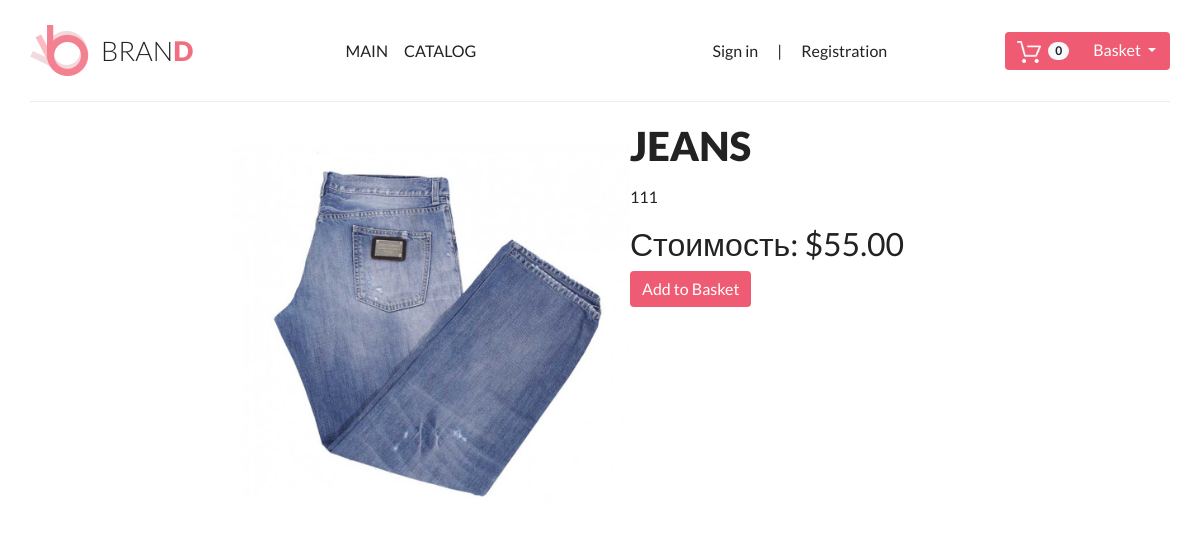
Page /product/card/?id=2 on the committed database.
### tables this page shows
CREATE TABLE `products` (
  `id` int(11) NOT NULL,
  `name` text NOT NULL,
  `description` text NOT NULL,
  `price` int(11) NOT NULL,
  `src` text NOT NULL
);

### engine/Autoload.php (called while the page is built, shortened)
<?php
class Autoload
{
    private $cut = ["app\\", "\\"];
    private $past = [DIR_ROOT . DS . ".." . DS, DS];
    public function loadClass($className) {
        $fileName = str_replace($this->cut, $this->past, $className) . ".php";
    }
}

### traits/TSingletone.php (called while the page is built, shortened)
<?php
trait TSingletone
{
    private static $instance = null;
    public static function getInstance() {
        if (is_null(static::$instance)) {
            static::$instance = new static();
        }
        return static::$instance;
    }
}

### engine/Request.php (called while the page is built, shortened)
<?php
class Request
{
    private $requestString;
    private $params;
    public function __construct()
    {
        $this->requestString = $_SERVER['REQUEST_URI'];
    }
    private function parseRequest() {
        $url = explode('/', $this->requestString);
        $this->params = $_REQUEST;
    }
    public function getParams()
    {
        return $this->params;
    }
}

### model/repositories/ProductRepository.php (called while the page is built, shortened)
<?php
class ProductRepository extends Repository
{
    public function getEntityClass() {
        return Products::class;
    }
    public function getTableName() {
        return 'products';
    }
}

### model/Repository.php (called while the page is built, shortened)
<?php
abstract class Repository
{
    protected $db;
    public function __construct() {
        $this->db = Db::getInstance();
    }
    public function getOne($id) {
        $tableName = $this->getTableName();
        $sql = "SELECT * FROM {$tableName} WHERE id = :id";
        return $this->db->queryObject($sql, ['id' => $id], $this->getEntityClass());
    }
}

### engine/Db.php (called while the page is built, shortened)
<?php
class Db
{
    private $config = [
        'driver' => 'mysql',
        'host' => 'localhost',
        'login' => 'root',
        'password' => '',
        'database' => 'shop',
        'charset' => 'utf8'
    ];
    private $connection = null;
    private function getConnection() {
        if (is_null($this->connection)) {
            $this->connection = new \PDO(
                $this->prepareDsnString(),
                $this->config['login'],
                $this->config['password']
            );
            $this->connection->setAttribute(\PDO::ATTR_DEFAULT_FETCH_MODE, \PDO::FETCH_ASSOC);
        }
        return $this->connection;
    }
    private function prepareDsnString() {
        return sprintf("%s:host=%s;dbname=%s;charset=%s",
            $this->config['driver'],
            $this->config['host'],
            $this->config['database'],
            $this->config['charset']
        );
    }
    private function query($sql, $param) {
        $stmt = $this->getConnection()->prepare($sql);
        $stmt->execute($param);
        return $stmt;
    }
    public function queryObject($sql, $param, $class) {
        $stmt = $this->query($sql, $param);
        $stmt->setFetchMode(\PDO::FETCH_CLASS | \PDO::FETCH_PROPS_LATE, $class);
        return $stmt->fetch();
    }
}

### views/card.php (the view, shortened to what this page needs)
<div class="col-md-8 offset-md-2">
    <div class="row card">
        <div>
            <img src="<?=$bigImgPath . $imgName?>" alt="<?=$product->name?>">
        </div>
        <div class="card__text">
            <h1><?=$product->name?></h1>
            <p><?=$product->description?></p>
            <h2>Стоимость: &#36;<?=$product->price?>.00</h2>
            <button class="btn btn-primary action" data-id="<?=$product->id?>" class="action">Add to Basket</button>
        </div>
    </div>
</div>

### public/style/style.css (style rules this page uses)
body, a { font-family: 'Lato', sans-serif; color: #222; }
.card { display: flex; flex-direction: row; }
.card img { width: 400px; }
.card .card__text { width: 340px; }
.card .card__text h1 { text-transform: uppercase; font-weight: 900; margin-bottom: 15px; }

### rows in the picture
products: name (picture), name "JEANS", description "111", price "55"

### other values in the picture
$count "0"
